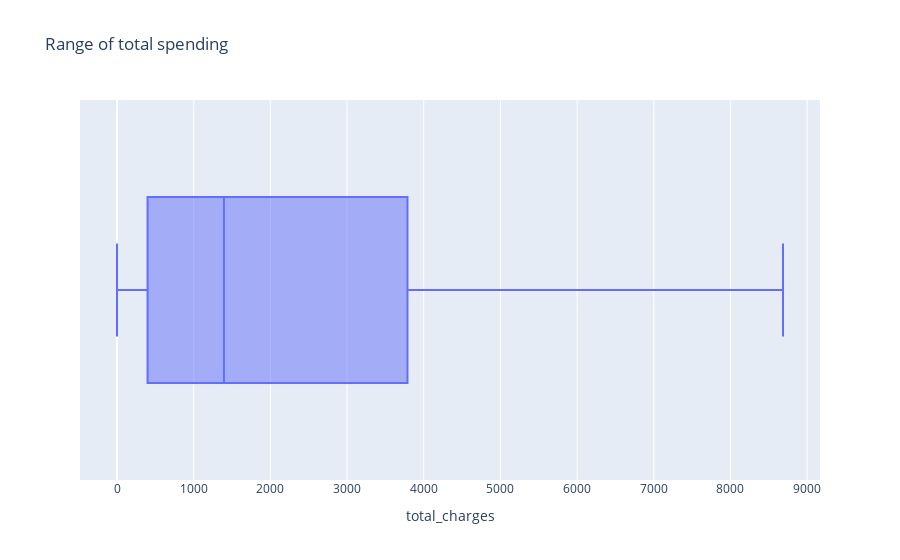

The cell this chart's notebook holds for it:
### Code cell
fig = px.box(contracts, x = 'total_charges', title='Range of total spending')

fig.show()

### Figure 1 — Plotly figure (JSON) as saved in the notebook; plotly's stock layout.template omitted (floating-point values rounded to 4 significant figures; data arrays with more than 128 entries replaced by an {"elided": "..."} marker saying what was removed)
{"data": [{"alignmentgroup": "True", "hovertemplate": "total_charges=%{x}<extra></extra>", "legendgroup": "", "marker": {"color": "#636efa"}, "name": "", "notched": false, "offsetgroup": "", "orientation": "h", "showlegend": false, "type": "box", "x": {"elided": "7043 float values"}, "x0": " ", "xaxis": "x", "y0": " ", "yaxis": "y"}], "layout": {"boxmode": "group", "legend": {"tracegroupgap": 0}, "title": {"text": "Range of total spending"}, "xaxis": {"anchor": "y", "domain": [0, 1], "title": {"text": "total_charges"}}, "yaxis": {"anchor": "x", "domain": [0, 1]}}}
